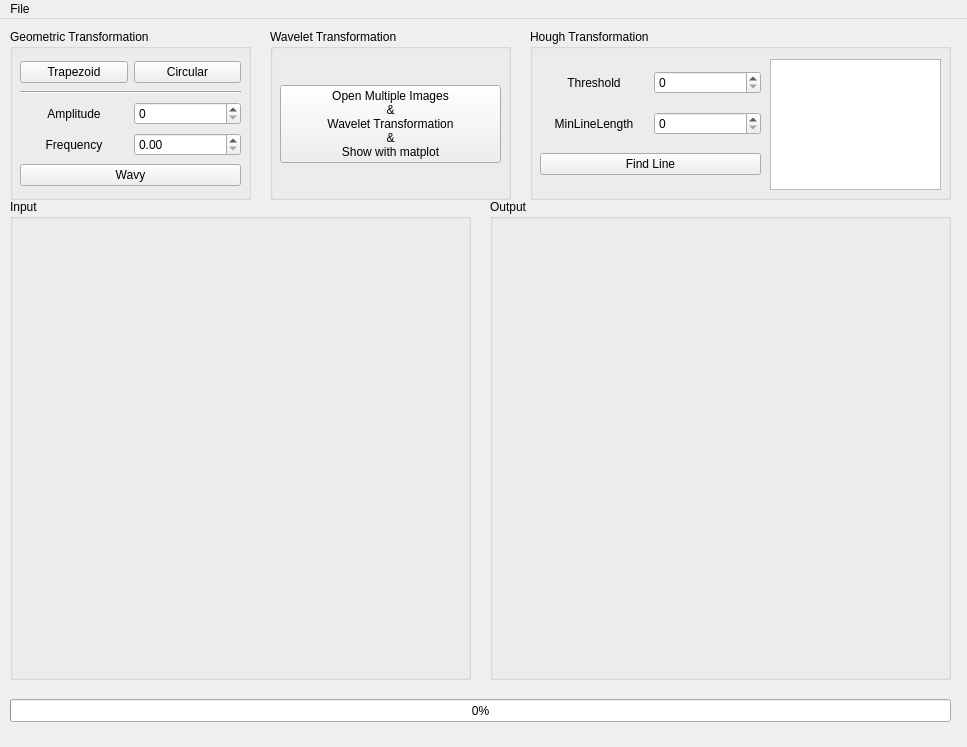
<?xml version="1.0" encoding="UTF-8"?>
<ui version="4.0">
 <class>MainWindow</class>
 <widget class="QMainWindow" name="MainWindow">
  <property name="geometry">
   <rect>
    <x>0</x>
    <y>0</y>
    <width>967</width>
    <height>747</height>
   </rect>
  </property>
  <property name="windowTitle">
   <string>MainWindow</string>
  </property>
  <widget class="QWidget" name="centralwidget">
   <widget class="QGroupBox" name="groupBox">
    <property name="geometry">
     <rect>
      <x>10</x>
      <y>180</y>
      <width>461</width>
      <height>481</height>
     </rect>
    </property>
    <property name="title">
     <string>Input</string>
    </property>
    <widget class="QLabel" name="inputLb">
     <property name="geometry">
      <rect>
       <x>10</x>
       <y>30</y>
       <width>441</width>
       <height>441</height>
      </rect>
     </property>
     <property name="text">
      <string/>
     </property>
    </widget>
   </widget>
   <widget class="QGroupBox" name="groupBox_2">
    <property name="geometry">
     <rect>
      <x>490</x>
      <y>180</y>
      <width>461</width>
      <height>481</height>
     </rect>
    </property>
    <property name="title">
     <string>Output</string>
    </property>
    <widget class="QLabel" name="outputLb">
     <property name="geometry">
      <rect>
       <x>10</x>
       <y>30</y>
       <width>441</width>
       <height>441</height>
      </rect>
     </property>
     <property name="text">
      <string/>
     </property>
    </widget>
   </widget>
   <widget class="QGroupBox" name="groupBox_3">
    <property name="geometry">
     <rect>
      <x>10</x>
      <y>10</y>
      <width>241</width>
      <height>171</height>
     </rect>
    </property>
    <property name="title">
     <string>Geometric Transformation</string>
    </property>
    <widget class="QWidget" name="layoutWidget">
     <property name="geometry">
      <rect>
       <x>10</x>
       <y>30</y>
       <width>221</width>
       <height>131</height>
      </rect>
     </property>
     <layout class="QGridLayout" name="gridLayout">
      <item row="0" column="0">
       <widget class="QPushButton" name="trapBn">
        <property name="text">
         <string>Trapezoid</string>
        </property>
       </widget>
      </item>
      <item row="5" column="0" colspan="2">
       <widget class="QPushButton" name="wavyBn">
        <property name="text">
         <string>Wavy</string>
        </property>
       </widget>
      </item>
      <item row="2" column="0">
       <widget class="QLabel" name="label">
        <property name="text">
         <string>Amplitude</string>
        </property>
        <property name="alignment">
         <set>Qt::AlignCenter</set>
        </property>
       </widget>
      </item>
      <item row="2" column="1">
       <widget class="QSpinBox" name="sB"/>
      </item>
      <item row="0" column="1">
       <widget class="QPushButton" name="cirBn">
        <property name="text">
         <string>Circular</string>
        </property>
       </widget>
      </item>
      <item row="3" column="0">
       <widget class="QLabel" name="label_2">
        <property name="text">
         <string>Frequency</string>
        </property>
        <property name="alignment">
         <set>Qt::AlignCenter</set>
        </property>
       </widget>
      </item>
      <item row="3" column="1">
       <widget class="QDoubleSpinBox" name="dsB"/>
      </item>
      <item row="1" column="0" colspan="2">
       <widget class="Line" name="line">
        <property name="orientation">
         <enum>Qt::Horizontal</enum>
        </property>
       </widget>
      </item>
     </layout>
    </widget>
   </widget>
   <widget class="QGroupBox" name="groupBox_4">
    <property name="geometry">
     <rect>
      <x>270</x>
      <y>10</y>
      <width>241</width>
      <height>171</height>
     </rect>
    </property>
    <property name="title">
     <string>Wavelet Transformation</string>
    </property>
    <widget class="QWidget" name="layoutWidget">
     <property name="geometry">
      <rect>
       <x>10</x>
       <y>30</y>
       <width>221</width>
       <height>131</height>
      </rect>
     </property>
     <layout class="QGridLayout" name="gridLayout_3">
      <item row="0" column="0">
       <widget class="QPushButton" name="openmultiBn">
        <property name="text">
         <string>Open Multiple Images
&amp;&amp;
Wavelet Transformation
&amp;&amp;
Show with matplot</string>
        </property>
       </widget>
      </item>
     </layout>
    </widget>
   </widget>
   <widget class="QGroupBox" name="groupBox_5">
    <property name="geometry">
     <rect>
      <x>530</x>
      <y>10</y>
      <width>421</width>
      <height>171</height>
     </rect>
    </property>
    <property name="title">
     <string>Hough Transformation</string>
    </property>
    <widget class="QWidget" name="layoutWidget">
     <property name="geometry">
      <rect>
       <x>10</x>
       <y>30</y>
       <width>221</width>
       <height>131</height>
      </rect>
     </property>
     <layout class="QGridLayout" name="gridLayout_2">
      <item row="0" column="0">
       <widget class="QLabel" name="label_3">
        <property name="text">
         <string>Threshold</string>
        </property>
        <property name="alignment">
         <set>Qt::AlignCenter</set>
        </property>
       </widget>
      </item>
      <item row="0" column="1">
       <widget class="QSpinBox" name="htsB"/>
      </item>
      <item row="1" column="0">
       <widget class="QLabel" name="label_4">
        <property name="text">
         <string>MinLineLength</string>
        </property>
        <property name="alignment">
         <set>Qt::AlignCenter</set>
        </property>
       </widget>
      </item>
      <item row="1" column="1">
       <widget class="QSpinBox" name="hmsB"/>
      </item>
      <item row="2" column="0" colspan="2">
       <widget class="QPushButton" name="houBn">
        <property name="text">
         <string>Find Line</string>
        </property>
       </widget>
      </item>
     </layout>
    </widget>
    <widget class="QTextBrowser" name="textBrowser">
     <property name="geometry">
      <rect>
       <x>240</x>
       <y>30</y>
       <width>171</width>
       <height>131</height>
      </rect>
     </property>
    </widget>
   </widget>
   <widget class="QProgressBar" name="progressBar">
    <property name="geometry">
     <rect>
      <x>10</x>
      <y>680</y>
      <width>941</width>
      <height>23</height>
     </rect>
    </property>
    <property name="value">
     <number>0</number>
    </property>
   </widget>
  </widget>
  <widget class="QMenuBar" name="menubar">
   <property name="geometry">
    <rect>
     <x>0</x>
     <y>0</y>
     <width>967</width>
     <height>22</height>
    </rect>
   </property>
   <widget class="QMenu" name="menuFile">
    <property name="title">
     <string>File</string>
    </property>
    <addaction name="actionOpen_Image"/>
   </widget>
   <addaction name="menuFile"/>
  </widget>
  <action name="actionOpen_Image">
   <property name="text">
    <string>Open Image</string>
   </property>
  </action>
 </widget>
 <resources/>
 <connections/>
</ui>
